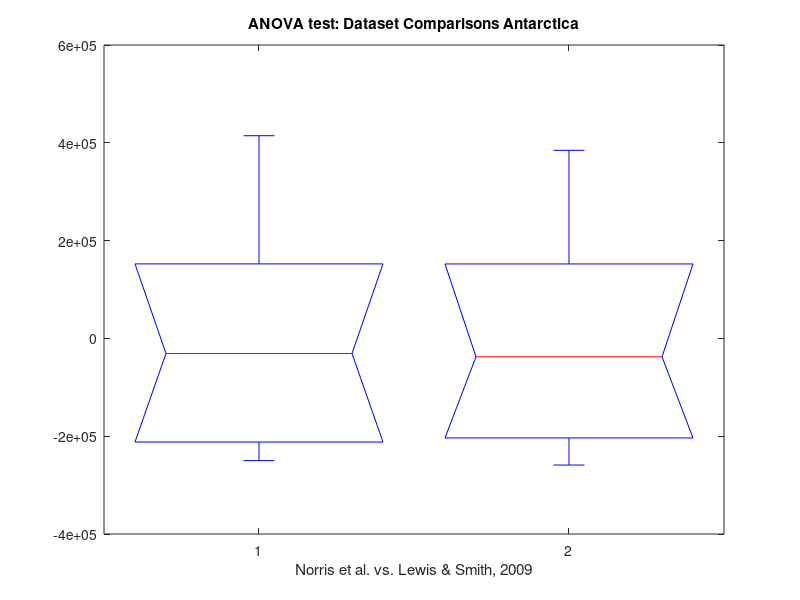

The MATLAB source for this figure:
%some statistics for the BSc thesis:

%compare arcgis and manual methods: Antarctica:

man = [63425,734200,13775,458075,206850,289150,107600,111100,162925,112575,...
    1259200,64850,167100,143975,105350,604575,798900,73325,164125,175875,391350,...
    83775,498175,224350,391700]';

auto = [53700,1167075,9675,161175,281050,192349.999,107900,52650,142525,...
    121275,922775,51399.999,106624.999,142049.999,102999.999,109024.999,...
    841950,270525,119149.999,285800,49025,74850,233875,453325,82724.999]';

M = [man,auto];

[p,anovatab,stats] = anova1(M);
xlabel('Manual & Automatic Methods')
ylabel('Basin Size (km^2)')
title('ANOVA test: Antarctica')

%greenland
man = [56550,14925,36825,46125,27640,41575,46875,109100,69625,13550,35150,...
160875,76150,45500,33700,65425,65425,51775,8300,77100,34975,57600,83450,...
21900,97575,39350,150400]';

auto = [62200,14900,164500,20550,21825,74500,38325,157325,54175,9300,30500,155575,...
47275,52775,17550,17800,65325,24875,3700,65400,43775,48275,84675,22350,...
57600,39100,153500]';

M = [man,auto];
[p,anovatab,stats] = anova1(M);
xlabel('Manual & Automatic Methods')
ylabel('Basin Size (km^2)')
title('ANOVA test: Greenland')

%Montecarlo
org = [77100 109100 1259200 105350 175875]';

mc = [58000 96500 864350 121050 182550]';

M = [org,mc];
p = anova1(M);
xlabel('Original & MonteCarlo Resampling of Basins')
ylabel('Basin Size (km^2)')
title('ANOVA test: MonteCarlo')

%Rignot & Thomas comparison of Antarctic CB's
ours = [63425,734200,13775,458075,206850,289150,107600,111100,162925,112575,...
    1259200,64850,167100,143975,105350,604575,798900,73325,164125,175875,391350,...
    83775,498175,224350,391700]';
his = [108400,9100,52600,162300,164800,720900,29500,1070400,115000,214300,278700,...
    82600,537900,186300,953700,104000,196700,122500,99900,66700,499200,964300,221600,NaN,166900]';

M = [ours,his];
p = anova1(M);
xlabel('Norris et al. vs. Rignot & Thomas, 2002')
title('ANOVA test: Dataset Comparisons Antarctica')

%Lewis & Smith comparison of Greenlandic CB's

ours = [390125,87975,296375,741750,77350,142750,569125]';
hers = [324822,114719,289629,711844,68324,132743,634235]';

M = [ours,hers];
p = anova1(M);
xlabel('Norris et al. vs. Lewis & Smith, 2009')
title('ANOVA test: Dataset Comparisons Antarctica')

